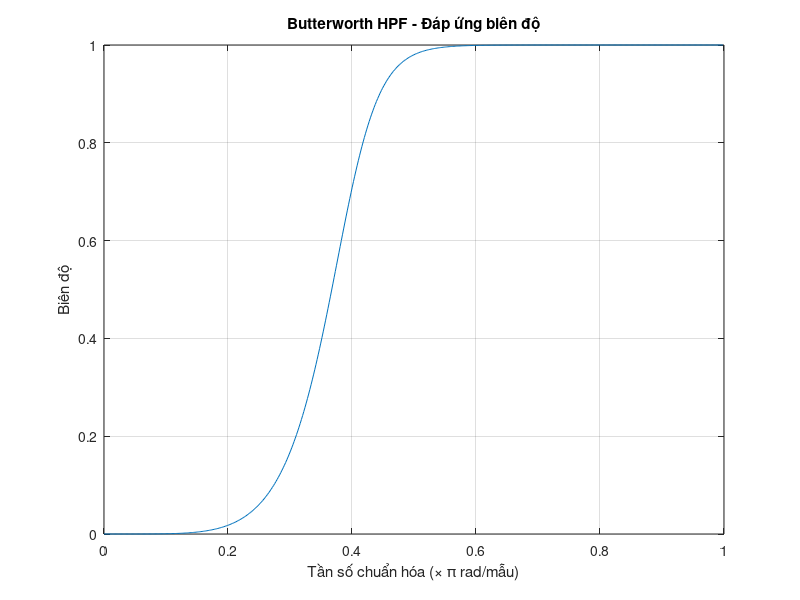
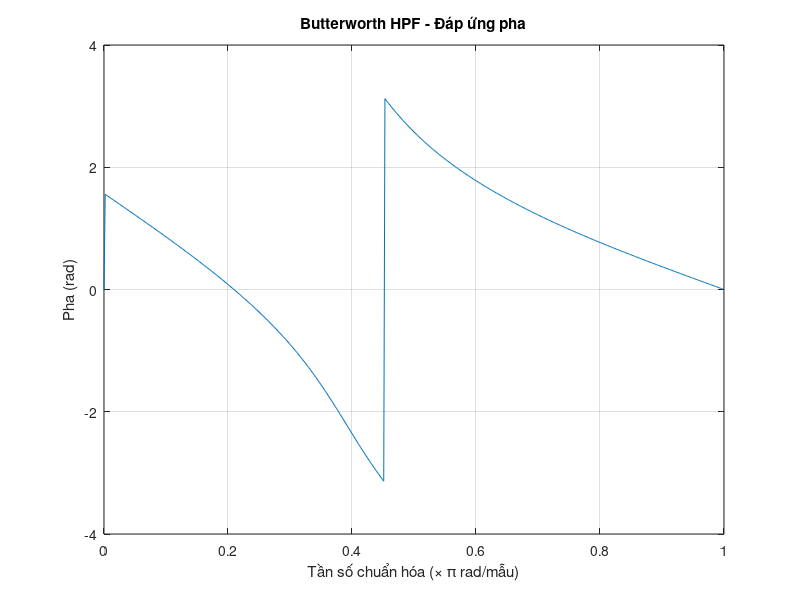
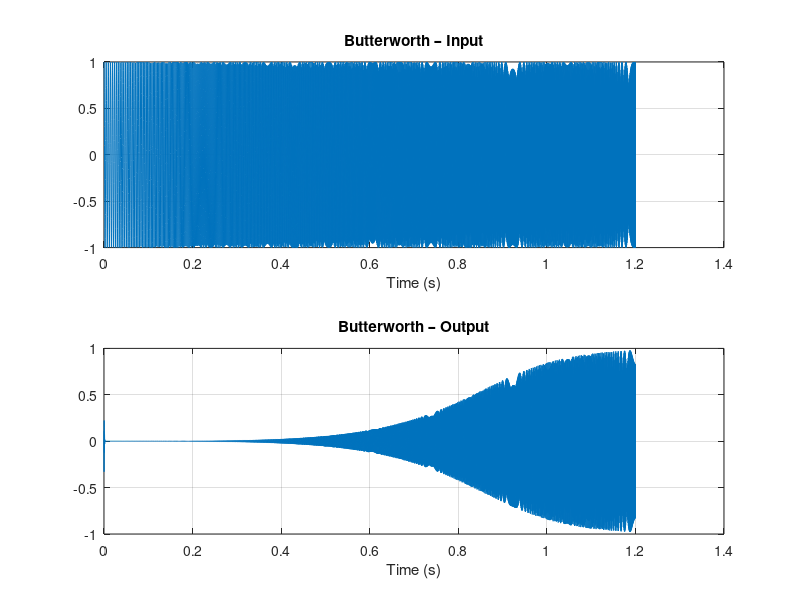

These figures' MATLAB source, in order:
%--- Bộ lọc Butterworth HPF ---
fc = 1200;         % Tần số cắt (Hz) — THAY ĐỔI
Fs = 6000;         % Tần số lấy mẫu (Hz) — THAY ĐỔI
Nyquist = Fs / 2;
Wn = fc / Nyquist; 
N = 5;             % Bậc lọc — THAY ĐỔI

[b, a] = butter(N, Wn, 'high');

% Đáp ứng tần số
[h, w] = freqz(b, a);

figure;
plot(w/pi, abs(h));
title('Butterworth HPF - Đáp ứng biên độ');
xlabel('Tần số chuẩn hóa (\times \pi rad/mẫu)');
ylabel('Biên độ');
grid on;

figure;
plot(w/pi, angle(h));
title('Butterworth HPF - Đáp ứng pha');
xlabel('Tần số chuẩn hóa (\times \pi rad/mẫu)');
ylabel('Pha (rad)');
grid on;

% Tín hiệu chirp đầu vào
t = 0:1/Fs:1.2;     % THAY ĐỔI độ dài
f0 = 200;           % THAY ĐỔI tần số bắt đầu
f1 = 1500;          % THAY ĐỔI tần số cuối
input_signal = chirp(t, f0, t(end), f1, "linear");

% Lọc
filtered_signal = filter(b, a, input_signal);

figure;
subplot(2,1,1);
plot(t, input_signal); grid on;
title('Butterworth – Input');
xlabel('Time (s)');

subplot(2,1,2);
plot(t, filtered_signal); grid on;
title('Butterworth – Output');
xlabel('Time (s)');